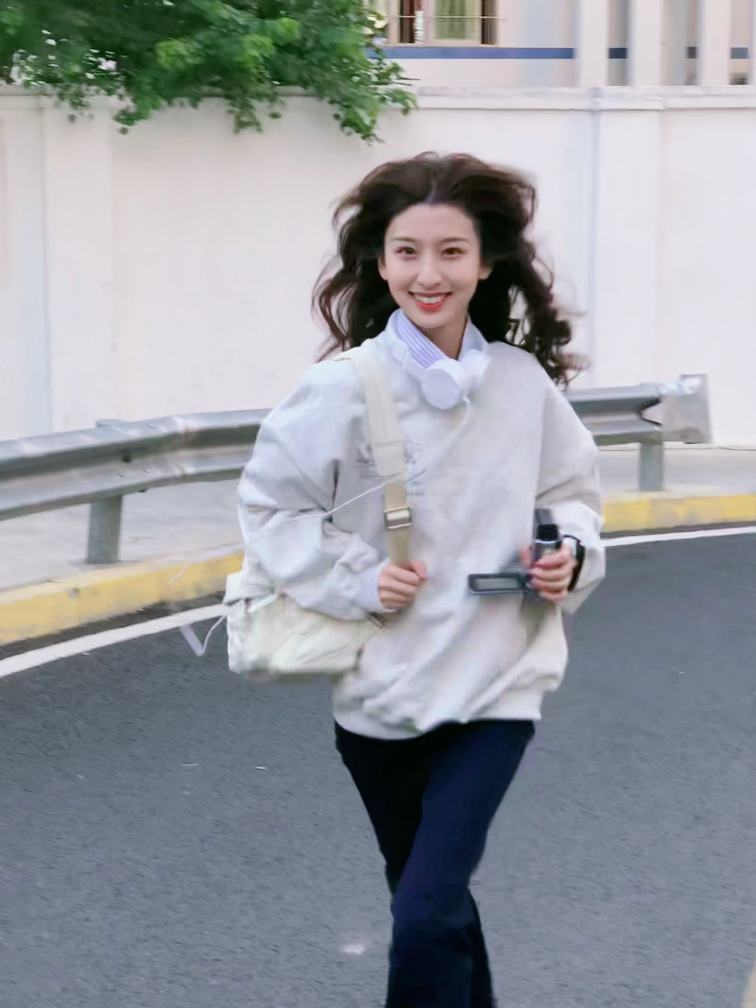
#> input picture opencv基本操作/1.aidaishu.jpg, 3024 x 4032 px (shown at 1/4 size)
$ jupyter execute --allow-errors '图像的旋转、平移、透视变换.ipynb'
#> lines starting #> are read from the running program, lines starting #| are printed output that depends on the picture
[cell 1]
import cv2
import numpy as np
img = cv2.imread('./1.aidaishu.jpg')
#> img is the input picture: shape (4032, 3024, 3); mean B, G, R 159.2, 153.2, 150.2
img = cv2.resize(img,(378,504))
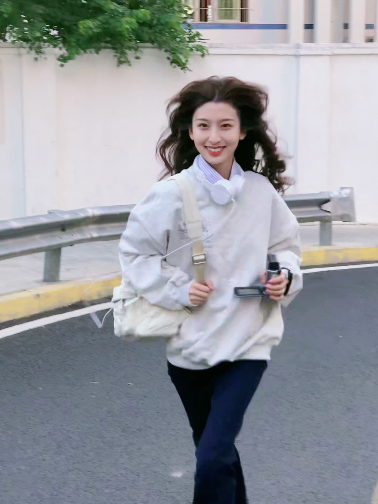
#> img: shape (504, 378, 3); mean B, G, R 159.3, 153.3, 150.3

图像的翻转
flip(src,flipCode)
flipCode = 0--->上下翻转
       > 0--->表示左右翻转
       < 0--->上下+左右

[cell 2]
img_uad = cv2.flip(img,-1)
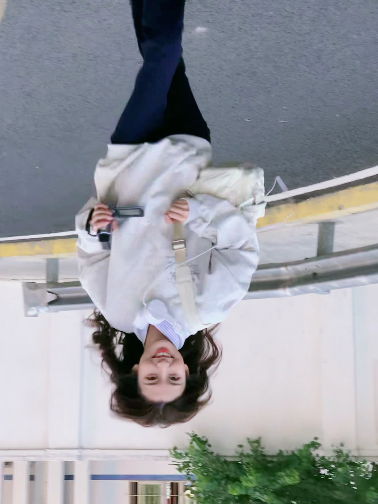
#> img_uad: shape (504, 378, 3); mean B, G, R 159.3, 153.3, 150.3
cv2.imshow('up and down',np.hstack((img,img_uad)))   #np.hstack将参数元组的元素数组按水平方向进行叠加
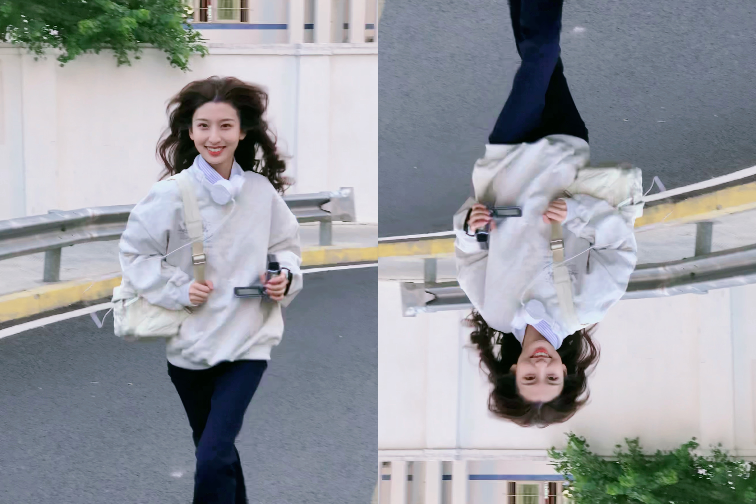
#> window 'up and down': shape (504, 756, 3); mean B, G, R 159.3, 153.3, 150.3
cv2.waitKey()
cv2.destroyAllWindows()

图像的旋转

rotate(img,rotateCode)
RORATE_90_CLOCKWISE  --->90度顺时针旋转
RORATE_180   --->旋转180度
RORATE_90_COUNTERCLOCKWISE   --->90度逆时针旋转

[cell 3]
img_1 = cv2.rotate(img,rotateCode = cv2.ROTATE_90_CLOCKWISE)
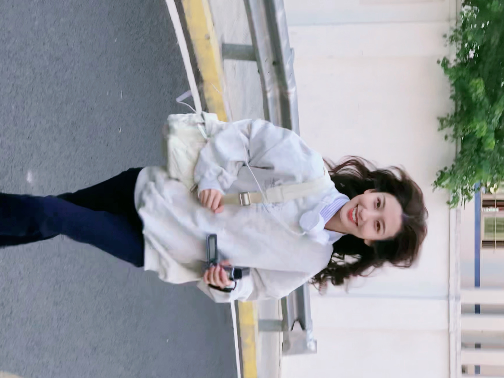
#> img_1: shape (378, 504, 3); mean B, G, R 159.3, 153.3, 150.3
cv2.imshow('rotate',img_1)   #np.hstack将参数元组的元素数组按水平方向进行叠加
cv2.waitKey()
cv2.destroyAllWindows()

仿射变换之图像平移

warpAffine(src,M,dsize,flags,mode,value)
M -->变换矩阵
dsize --->输出图片大小
flag --->与resize中插值算法一致
mode --->边界外推法标志
value --->填充边界值
平移矩阵
    -矩阵中每个像素点(x,y)，假设沿x轴平移m，沿y轴平移n，最后的坐标就是(x,y) = (x+m,y+n)
     x    1  0  m    x
    (y)  =  (0  1  n ) ( y )    --->用矩阵表示出来就是这样的
     1    0  0 1     1

[cell 4]
w,h,ch = img.shape
#> w = 504; h = 378; ch = 3
M_1 = np.float32([[1,0,100],[0,1,100]])   #--->变换矩阵最少是float32位
img_2 = cv2.warpAffine(img,M_1,dsize = (w,h))
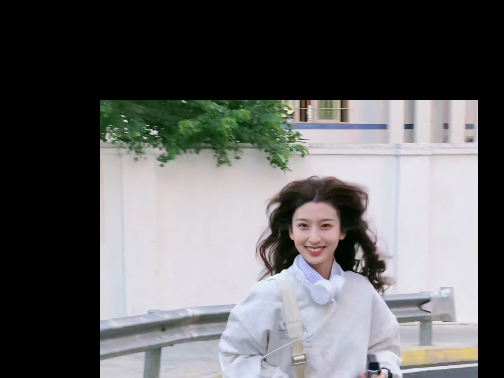
#> img_2: shape (378, 504, 3); mean B, G, R 98.1, 97.3, 97.2
cv2.imshow('warpAffine',img_2)
cv2.waitKey()
cv2.destroyAllWindows()

#> (a cell that did not finish here is left out)

[cell 6]
M_2 = cv2.getRotationMatrix2D((50,50),15,1)
img_3 = cv2.warpAffine(img,M_2,dsize = (w,h))
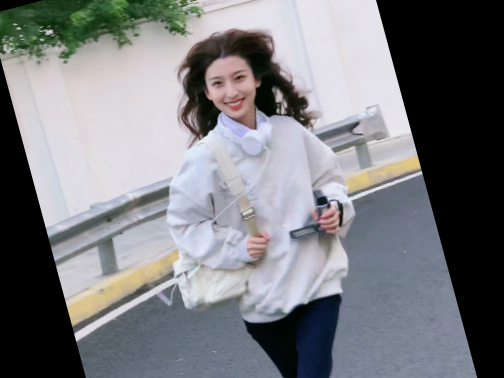
#> img_3: shape (378, 504, 3); mean B, G, R 126.8, 122.9, 121.4
cv2.imshow('getRotationMatrix2D',img_3)
cv2.waitKey()
cv2.destroyAllWindows()
